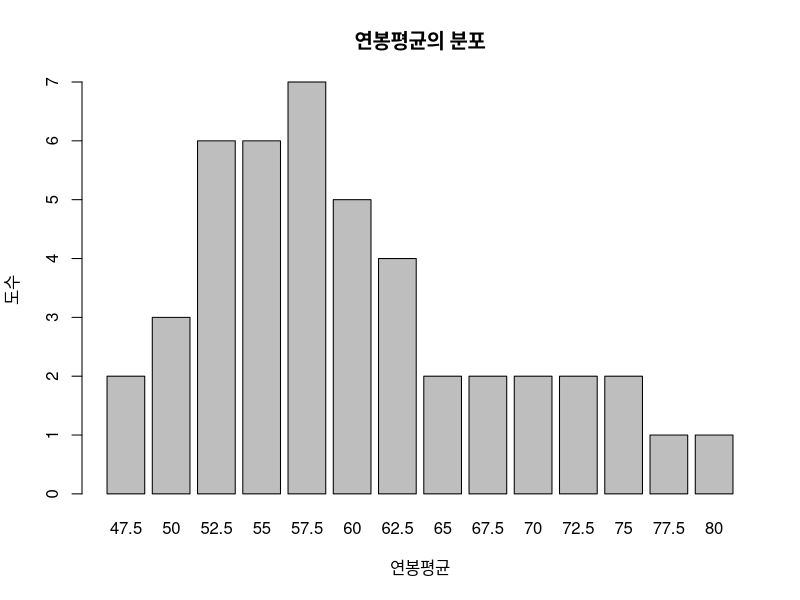
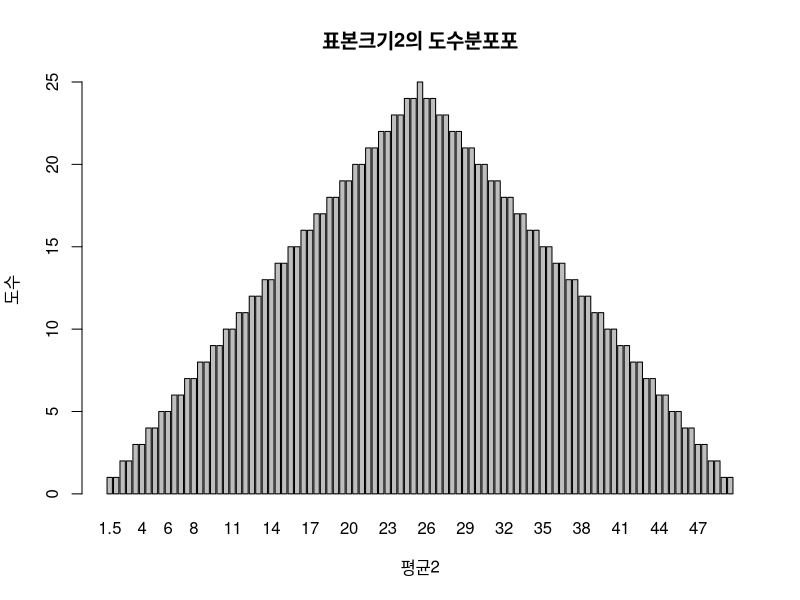
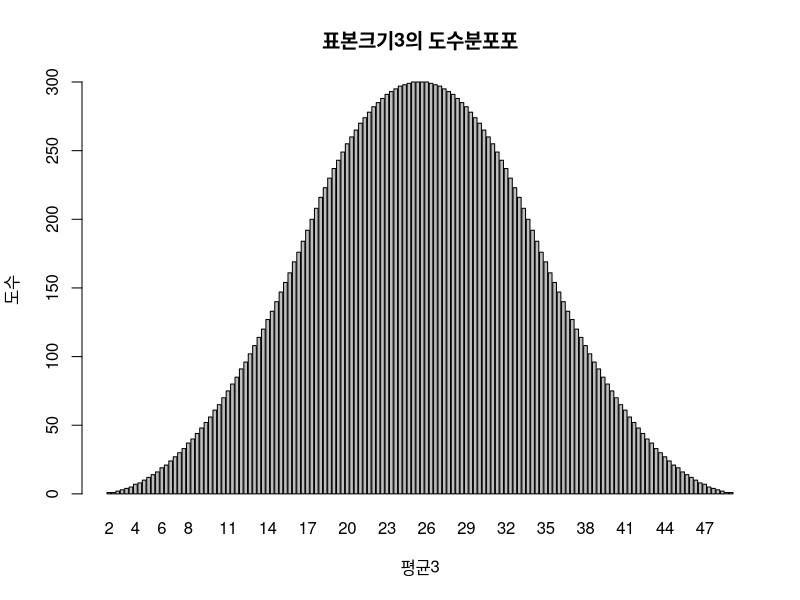
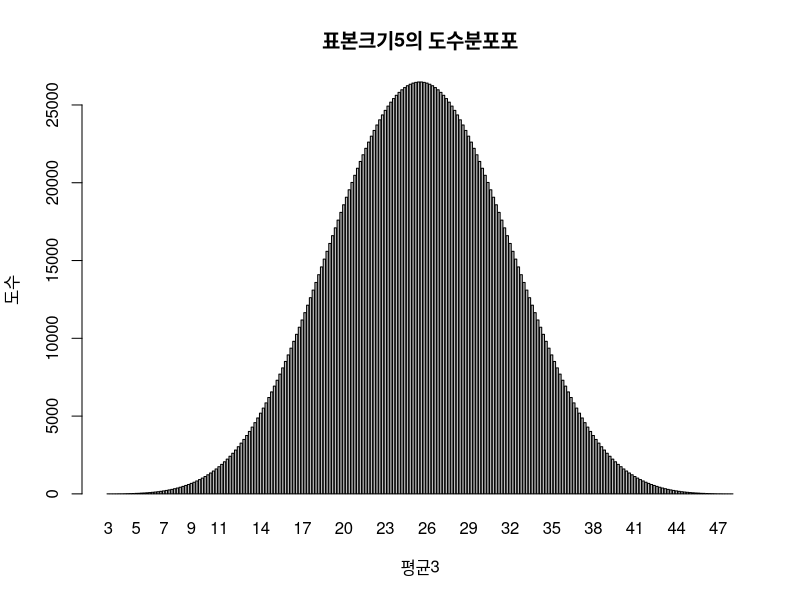

Here is the R script that generated these plots, in order:
#1
salary=c(45,50,50,55,55,60,60,65,70,90)
com2=combn(salary,2)
print(com2)

#2
com2t=t(com2)
z=rowMeans(com2t)
barplot(table(z),xlab="연봉평균",ylab="도수",main="연봉평균의 분포")
meanofz=mean(z)
print(meanofz)

#3
data50=c(1:50)
com2=combn(data50,2)
com2t=t(com2)
z2=rowMeans(com2t)
meanofz2=mean(z2)
print(meanofz2)
barplot(table(z2),xlab="평균2",ylab="도수",main="표본크기2의 도수분포포")

#4
com3=combn(data50,3)
com3t=t(com3)
z3=rowMeans(com3t)
meanofz3=mean(z3)
print(meanofz3)
barplot(table(z3),xlab="평균3",ylab="도수",main="표본크기3의 도수분포포")

#5
com5=combn(data50,5)
com5t=t(com5)
z5=rowMeans(com5t)
meanofz5=mean(z5)
print(meanofz5)
barplot(table(z5),xlab="평균3",ylab="도수",main="표본크기5의 도수분포포")

#6
sampling=c(1:100)
print(sampling)
sample(x=sampling, size=10)

#7
install.packages("sampling")
library(sampling)
sam2=strata(data=iris,stratanames=c("Species"),size=c(3,3,3),method='srswor') #iris데이터 사용하여 표본추출, Species층을 기준으로
sample2=getdata(data=iris,m=sam2) 
print(sample2)
